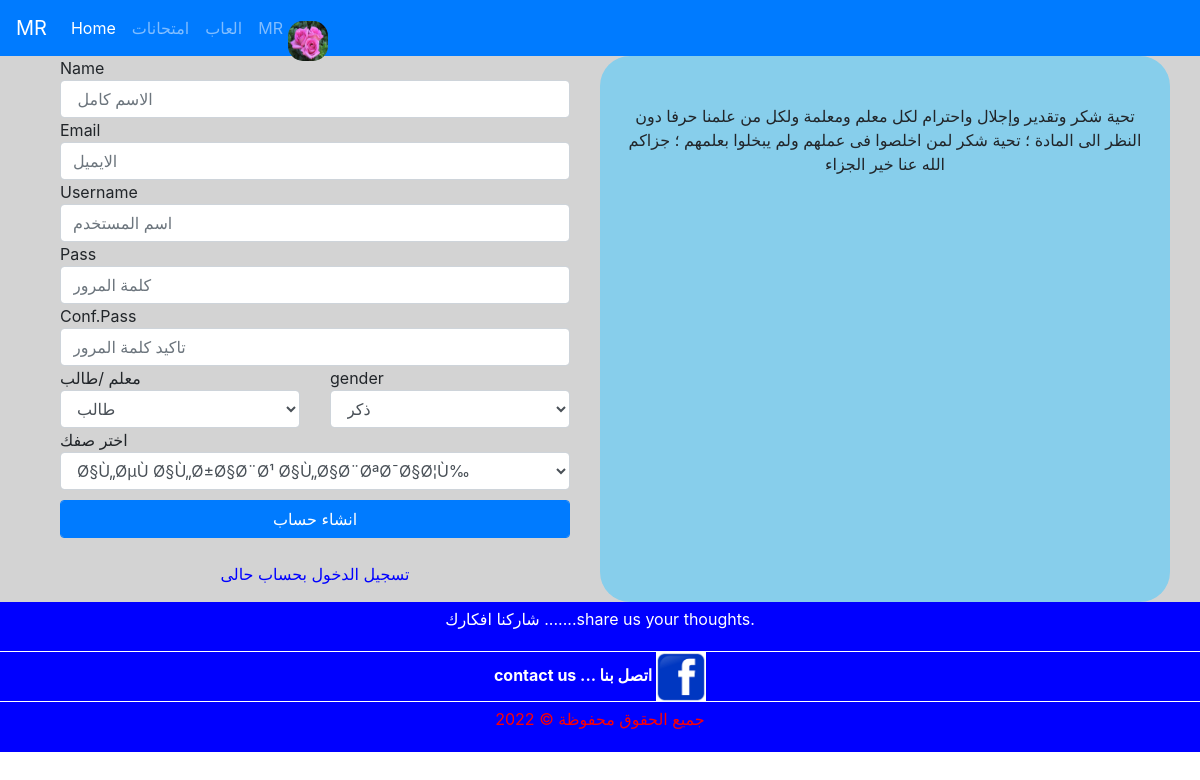
/login/signup.php (signed in), run on the app's committed database.
### tables this page shows
CREATE TABLE `teachers` (
  `userid` int(100) NOT NULL,
  `userfname` varchar(255) NOT NULL,
  `username` varchar(11) NOT NULL,
  `password` varchar(11) NOT NULL,
  `email` varchar(255) NOT NULL,
  `level` int(4) NOT NULL,
  `gender` varchar(11) NOT NULL,
  `avatar` varchar(255) NOT NULL,
  `bg` varchar(11) NOT NULL,
  `timeregister` varchar(11) NOT NULL,
  `online` int(11) NOT NULL,
  `grade` varchar(4) NOT NULL,
  `tsub` varchar(200) NOT NULL,
  `about` text NOT NULL
);

### login/signup.php (the view, shortened to what this page needs)
<?php
include 'init.php';
include '../home/header.php';
?>
<section class="login-page" style="background:lightgray;">
 <div class="container">
                                                                                                      <div class="row">
<div class="col-lg-6  col-md-9 col-sm-12" >
     <div class="login-form">
         <form class="form-horizantal" method="post"  action="<?php echo $_SERVER['PHP_SELF'];?>">
        <div class="col-sm-12"id="xxx">
            <lable>Name</lable>
             <input class="form-control" type="text" name="fullname" required placeholder=" الاسم كامل  ">
         </div>
         <div class="col-sm-12">
            <lable>Email</lable>
             <input class="form-control" type="email" name="user_email" required placeholder="الايميل  ">
         </div>
         <div class="col-sm-12">
            <lable>Username </lable>
             <input class="form-control" type="text" name="user_name" required placeholder="اسم المستخدم  ">
         </div>
         <div class="col-sm-12">
            <lable>Pass</lable>
             <input class="form-control" type="password" name="pass1" required placeholder="كلمة المرور ">
         </div>
            <div class="col-sm-12">
               <lable>Conf.Pass</lable>
                <input class="form-control" type="password" name="pass" required placeholder="تاكيد كلمة المرور ">
           </div>
<div class="col-sm-12">
<div class="row">
            <div class="col-sm-6  " >
                        <lable> معلم /طالب  </lable>
<select class="form-control" name="level" id="lvl"  required >
  <?php $s="0" ; $t="1";?>
  <option value="<?php echo $s;?> "> طالب   </option>
</select>
           </div>
         <div class="col-sm-6 ">
                     <lable> gender </lable>
<select class="form-control" name="gender"  required >
  <?php $male="1" ; $female="2";?>
  <option value="<?php echo $male;?> "> ذكر  </option>
</select>
         </div>
         <?php
$n="select * from grades ";
$b=mysqli_query($conn ,$n);
?>
         <div class="col-sm-12" id="coms" >
            <lable>  اختر صفك  </lable>
<select class="form-control" name="grades"  required >
<?php
 while($f=mysqli_fetch_array($b)){
  $gs=$f['gradename'];
  $gid=$f['gradeid'];
?>
  <option value="<?php echo $gid;?> "><?php echo $gs;?> </option>
<?php
}
?>
</select>
         </div>
 </div>
 </div>
             <div class="col-sm-12 margin-top-12" style="margin-top:10px">
               <button  id="ook" class="form-control btn btn-primary" type="submit"> انشاء حساب</button>
            </div>
<br>
                <a href="login.php"  class="newlog">
                <center style="color:blue;"> تسجيل الدخول بحساب حالى                     </center> </a>
        </form>
    </div>
</div>
                       <div class="wdiv col-lg-6  col-md-3 "
                       style="background:skyblue;border-radius:30px;">
           <br>
            <br>
                                                <center class="wlog">
تحية شكر وتقدير وإجلال واحترام لكل معلم ومعلمة ولكل من علمنا حرفا دون النظر الى المادة ؛ تحية شكر لمن اخلصوا فى عملهم  ولم يبخلوا بعلمهم  ؛ جزاكم الله عنا خير الجزاء
                                                           </center>
                                                                                     </div>
                                                                                                                        </div>
 </div>
 </section>
<?php
include '../home/footer.php';
?>

### dzin/navbar.php (shortened to what this page needs)
<?php
$tid= @$_SESSION['id'];
include '../inc/config.php';
$r="select * from teachers where userid = '$tid'";
$g=mysqli_query($conn,$r);
$k=mysqli_fetch_array($g);
$tavatar=$k['avatar'];
$tuser=$k['userfname'];
?>
 <nav class="navbar navbar-expand-lg navbar-dark bg-primary" >
  <a class="navbar-brand" href="#">MR</a>
  <div class="collapse navbar-collapse" id="navbarNavDropdown" >
    <ul class="navbar-nav"<?php echo @$xxuzr;?>>
      <li class="nav-item active">
        <a class="nav-link" href="../home/">Home <span class="sr-only">(current)</span></a>
      </li>
      <li class="nav-item" >
        <a class="nav-link" href="../exams/"> امتحانات    </a>
      </li>
      <li class="nav-item">
        <a class="nav-link" href="../game/">العاب  </a>
      </li >
      <li class="nav-item dropdown" >
        <a   class="nav-link dropdown-toggle" href="#" id="navbarDropdownMenuLink" data-toggle="dropdown"
         aria-haspopup="true" aria-expanded="false" >
          <?php echo $tuser;?><img src="../img/<?php echo $tavatar; ?>"
           style="width:50px;height:50px;position:absolute;margin-top:0px;padding:5px;border-radius:20px  ">
        </a>
      </li>
    </ul>
  </div>
</nav>

### data on the page
teachers: userfname "MR", avatar (picture)

### other printed values
form field grades "Ø§Ù„ØµÙ Ø§Ù„Ø±Ø§Ø¨Ø¹ Ø§Ù„Ø§Ø¨ØªØ¯Ø§Ø¦Ù‰"
